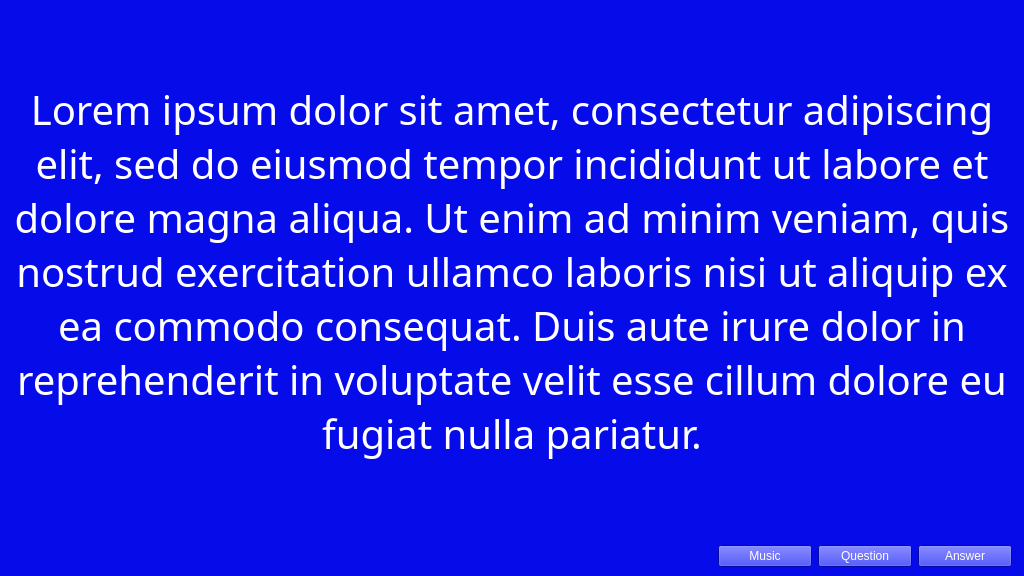
<?xml version="1.0" encoding="UTF-8"?>
<ui version="4.0">
 <class>MainWindow</class>
 <widget class="QMainWindow" name="MainWindow">
  <property name="geometry">
   <rect>
    <x>0</x>
    <y>0</y>
    <width>1024</width>
    <height>576</height>
   </rect>
  </property>
  <property name="windowTitle">
   <string>MainWindow</string>
  </property>
  <property name="styleSheet">
   <string notr="true">QLabel {
	color: rgb(255, 255, 255);
	font: 75 30pt &quot;ITC Korinna&quot;;
}

QWidget {
	background-color: rgb(6, 12, 233);
}

QPushButton {
	color: white;
}</string>
  </property>
  <widget class="QWidget" name="centralwidget">
   <layout class="QVBoxLayout" name="verticalLayout">
    <item>
     <widget class="QLabel" name="question">
      <property name="font">
       <font>
        <family>ITC Korinna</family>
        <pointsize>30</pointsize>
        <weight>9</weight>
        <italic>false</italic>
        <bold>false</bold>
       </font>
      </property>
      <property name="text">
       <string>Lorem ipsum dolor sit amet, consectetur adipiscing elit, sed do eiusmod tempor incididunt ut labore et dolore magna aliqua. Ut enim ad minim veniam, quis nostrud exercitation ullamco laboris nisi ut aliquip ex ea commodo consequat. Duis aute irure dolor in reprehenderit in voluptate velit esse cillum dolore eu fugiat nulla pariatur.</string>
      </property>
      <property name="alignment">
       <set>Qt::AlignCenter</set>
      </property>
      <property name="wordWrap">
       <bool>true</bool>
      </property>
     </widget>
    </item>
    <item>
     <widget class="QFrame" name="frame">
      <property name="sizePolicy">
       <sizepolicy hsizetype="Preferred" vsizetype="Fixed">
        <horstretch>0</horstretch>
        <verstretch>0</verstretch>
       </sizepolicy>
      </property>
      <layout class="QHBoxLayout" name="horizontalLayout_2">
       <property name="topMargin">
        <number>5</number>
       </property>
       <property name="rightMargin">
        <number>3</number>
       </property>
       <property name="bottomMargin">
        <number>0</number>
       </property>
       <item>
        <spacer name="spacer">
         <property name="orientation">
          <enum>Qt::Horizontal</enum>
         </property>
         <property name="sizeType">
          <enum>QSizePolicy::Fixed</enum>
         </property>
         <property name="sizeHint" stdset="0">
          <size>
           <width>700</width>
           <height>0</height>
          </size>
         </property>
        </spacer>
       </item>
       <item>
        <widget class="QPushButton" name="btn_music">
         <property name="text">
          <string>Music</string>
         </property>
        </widget>
       </item>
       <item>
        <widget class="QPushButton" name="btn_question">
         <property name="text">
          <string>Question</string>
         </property>
        </widget>
       </item>
       <item>
        <widget class="QPushButton" name="btn_answer">
         <property name="text">
          <string>Answer</string>
         </property>
        </widget>
       </item>
      </layout>
     </widget>
    </item>
   </layout>
  </widget>
 </widget>
 <resources/>
 <connections/>
</ui>
